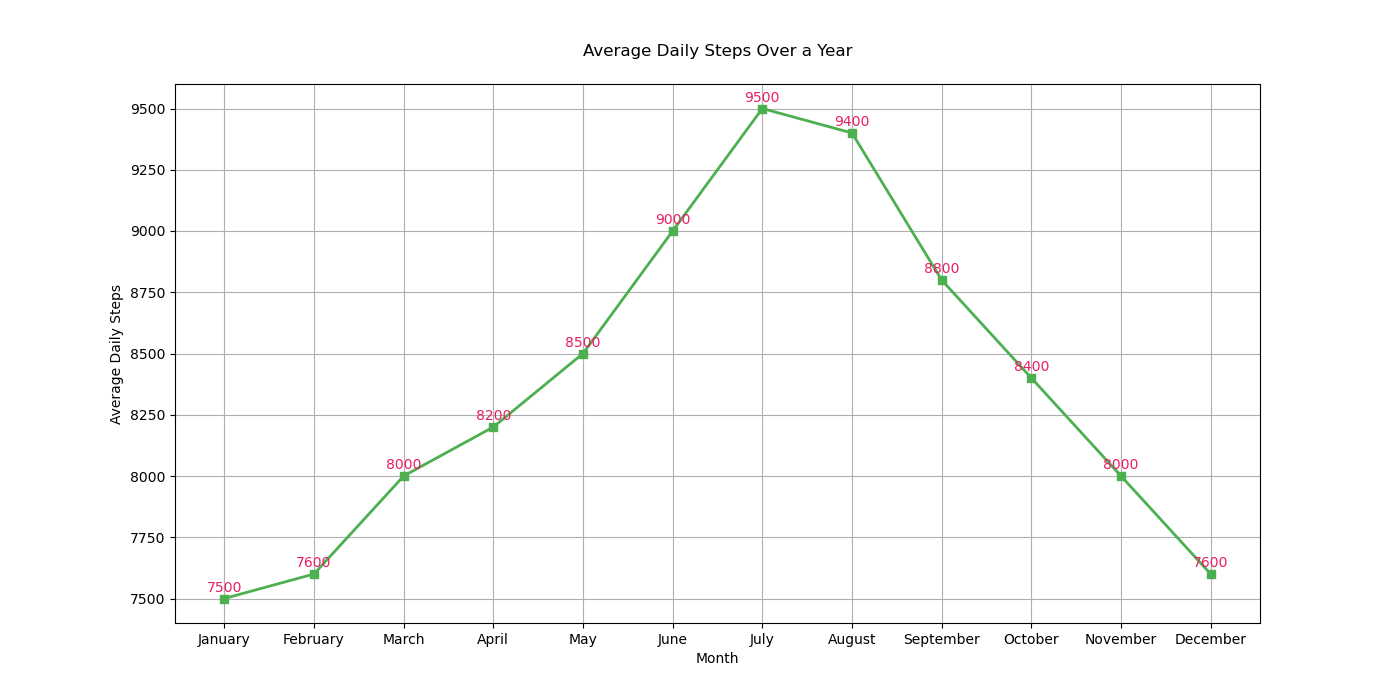

Reproduce this figure in Python.

import matplotlib.pyplot as plt

# Data
months = [
    "January", "February", "March", "April", "May", "June",
    "July", "August", "September", "October", "November", "December"
]
avg_daily_steps = [
    7500, 7600, 8000, 8200, 8500, 9000, 9500, 9400, 8800, 8400, 8000, 7600
]

# Create the plot
plt.figure(figsize=(14, 7))  # Change the size of the chart
plt.plot(months, avg_daily_steps, marker='s', color="#4CAF50", linewidth=2)  # Change color and add square markers

# Annotations
for i, steps in enumerate(avg_daily_steps):
    plt.annotate(steps, (months[i], steps), textcoords="offset points", xytext=(0, 5),
                 ha='center', color="#E91E63")

# Improve the visual appeal with labels, title, and grid
plt.xlabel('Month')
plt.ylabel('Average Daily Steps')
plt.title('Average Daily Steps Over a Year', pad=20)
plt.grid(True)

# Show the plot
plt.show()
